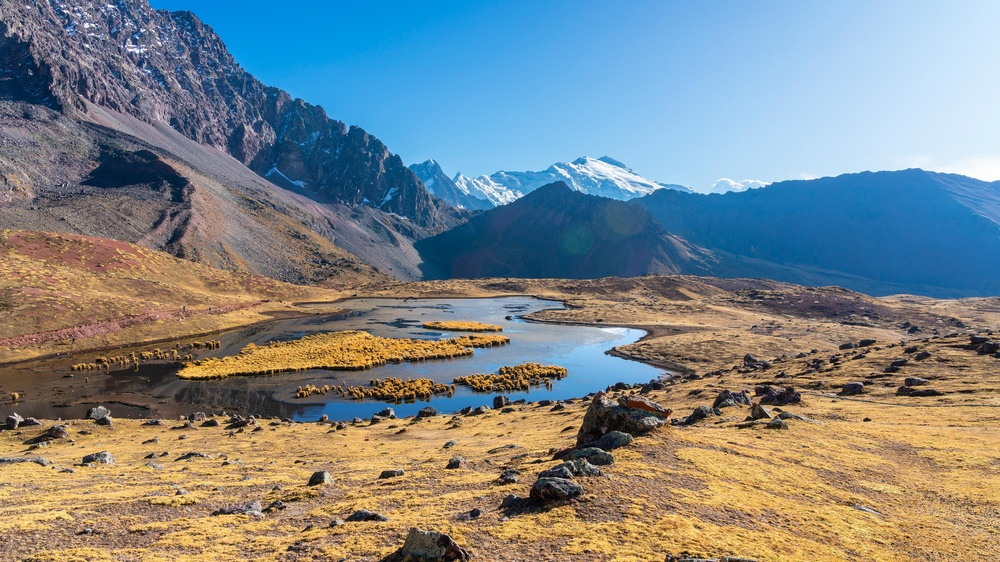
#> input picture Week1/Pictures/mountain.jpg, 1000 x 562 px, shrunk from 3840 x 2160 before the run
$ python 'split and merge.py'
#> lines starting #> are read from the running program, lines starting #| are printed output that depends on the picture
import cv2 as cv
import numpy as np

img=cv.imread("Pictures/mountain.jpg")
#> img is the input picture: shape (562, 1000, 3); mean B, G, R 137, 135, 125.8
cv.imshow('mountain',img)

b,g,r=cv.split(img)
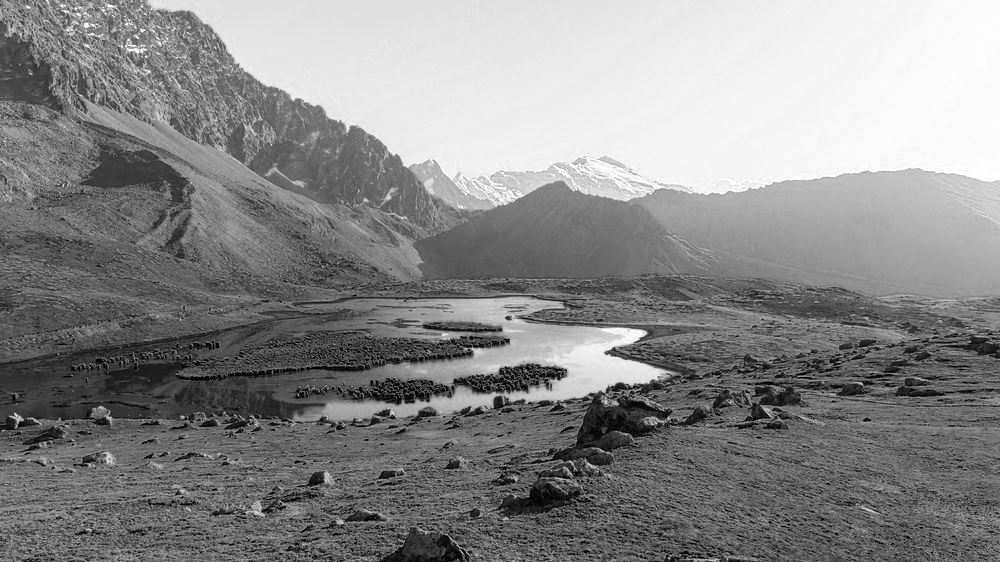
#> b: shape (562, 1000); min 0, max 255, mean 137
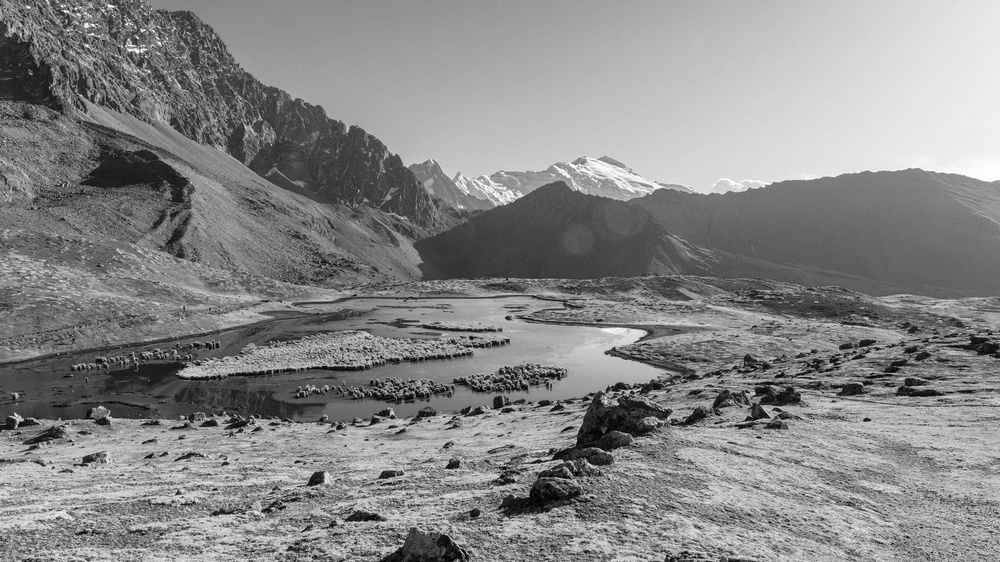
#> g: shape (562, 1000); min 0, max 255, mean 135
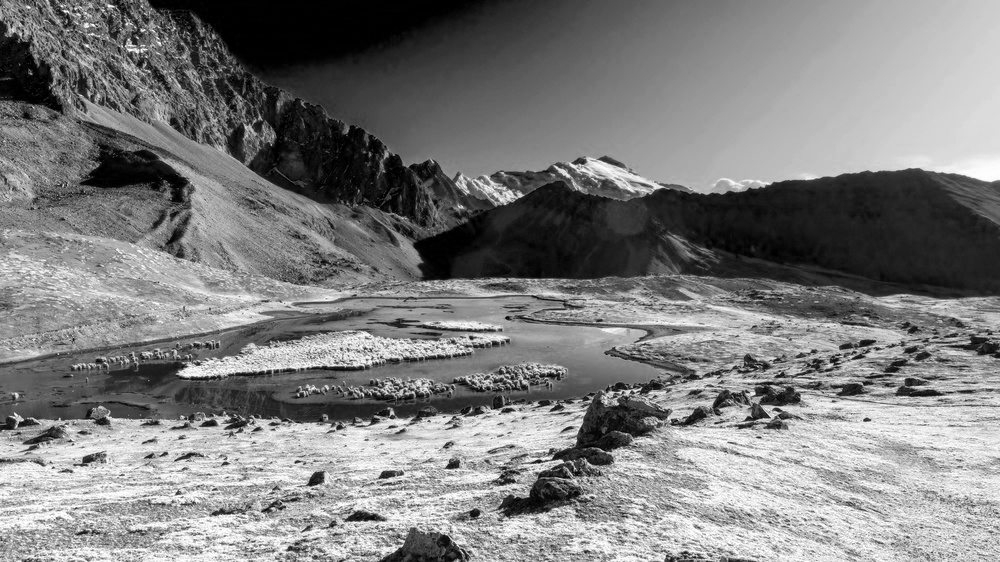
#> r: shape (562, 1000); min 0, max 255, mean 125.8
cv.imshow('Blue',b)
#this bascialy gives ikage in black and white and areas where it is blue it is moe whitish and other places more dark

print (img.shape)
#| (562, 1000, 3)
print(b.shape)
#| (562, 1000)
#first gives three elemnts in a tuple but the second gives only 2 elements Splitting removes the 3rd (color) channel, so each B/G/R output becomes a 2D grayscale matrix of shape (height, width) as bgr turns into only b

#Merge
merged=cv.merge([b,g,r])
cv.imshow('Merged image',merged)

blank=np.zeros((500,500,3),dtype='uint8')
#> (the run stopped early here; a loop or call above may not have finished)

$ run again, with Week1/Pictures/unique.jpg copied over Week1/Pictures/mountain.jpg
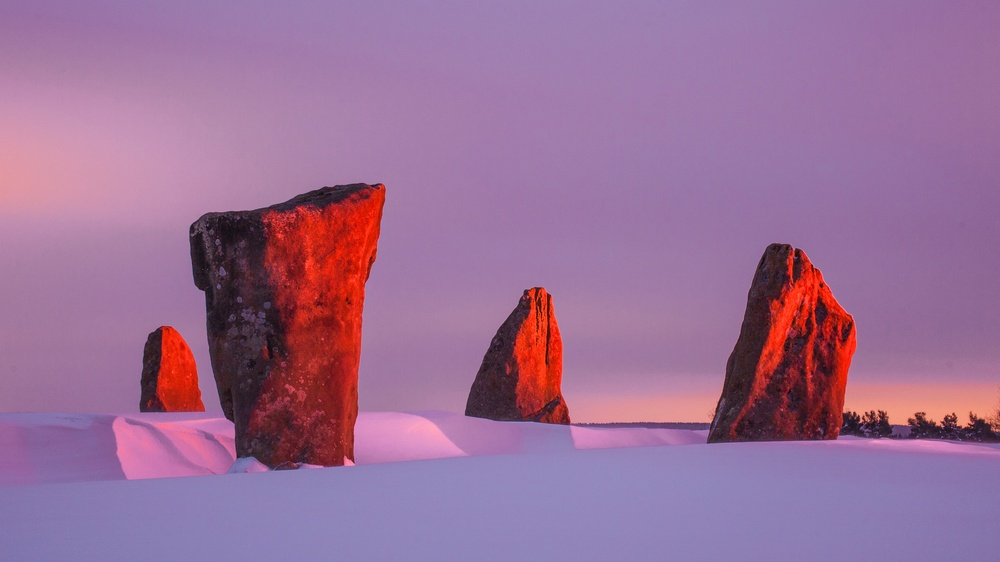
#> input picture Week1/Pictures/unique.jpg, 1000 x 562 px, shrunk from 3840 x 2160 before the run
#> img is the input picture: shape (562, 1000, 3); mean B, G, R 151.1, 111.5, 154.7
#> `b,g,r=cv.split(img)`:
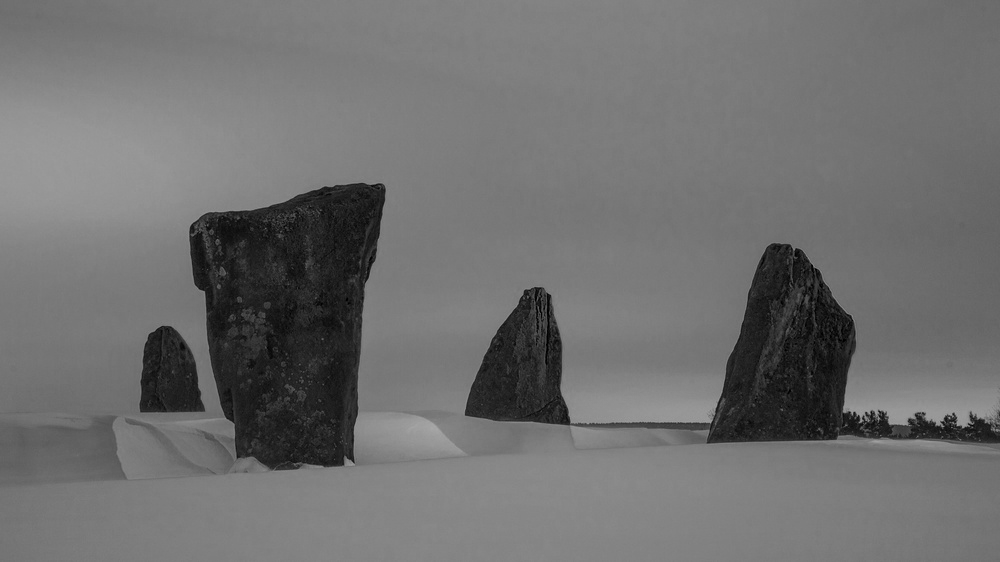
#> g: shape (562, 1000); min 0, max 168, mean 111.5
#> `b,g,r=cv.split(img)`:
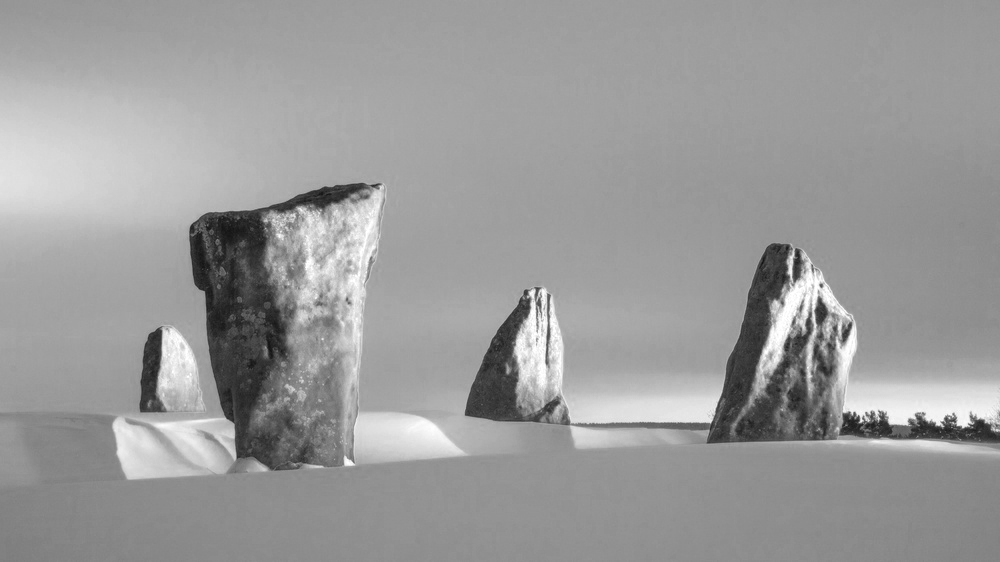
#> r: shape (562, 1000); min 18, max 255, mean 154.7
#| (562, 1000, 3)
#| (562, 1000)
